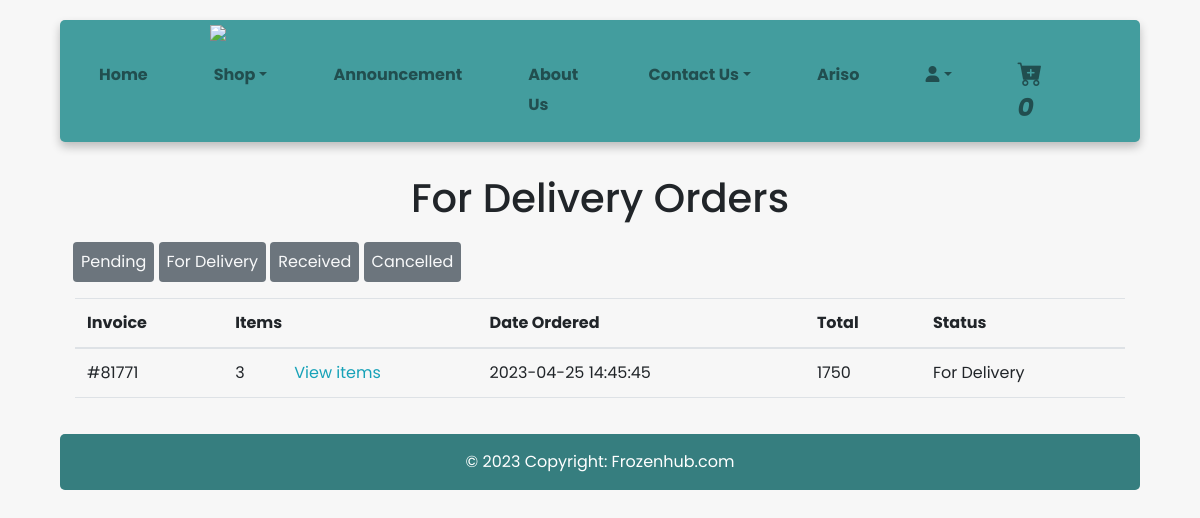
Before: /user_area/view_for_delivery.php (signed in) with the older database file.
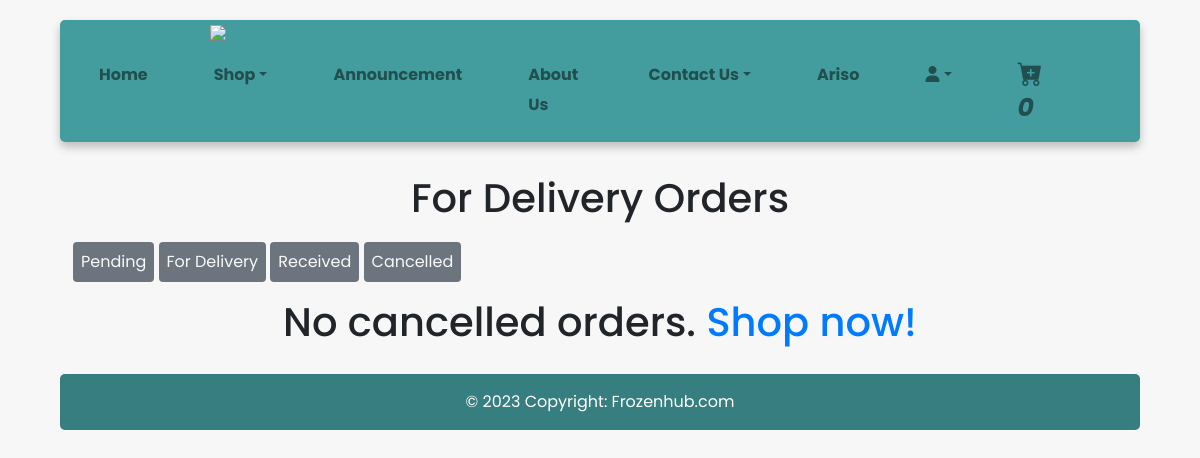
After: the same page with the newer database file.
### tables this page shows
CREATE TABLE `order_details` (
  `order_id` int(4) NOT NULL,
  `user_id` int(11) NOT NULL,
  `items` int(11) NOT NULL,
  `invoice` varchar(255) NOT NULL DEFAULT '2023',
  `date` datetime NOT NULL DEFAULT current_timestamp() ON UPDATE current_timestamp(),
  `status` varchar(25) NOT NULL,
  `amount` varchar(25) NOT NULL
);

### user_area/view_for_delivery.php (the view, shortened to what the changed rows need)
<?php
$conn = mysqli_connect('localhost','root','','frozenhub');
if(isset($_SESSION['email']))
{
?>
<!DOCTYPE html>
<html lang="en">
<head>
  <link rel="stylesheet" href="../style.css">
  <link href="https://cdn.jsdelivr.net/npm/bootstrap@5.2.3/dist/css/bootstrap.min.css" rel="stylesheet">
  <link rel="stylesheet" href="https://cdn.jsdelivr.net/npm/bootstrap-icons@1.10.2/font/bootstrap-icons.css">
  <link rel="stylesheet" href="https://kit.fontawesome.com/faf8bee4ee.css">
  <link rel="stylesheet" href="https://stackpath.bootstrapcdn.com/bootstrap/4.1.3/css/bootstrap.min.css">
</head>
<body style="font-family: 'Poppins', sans-serif; background-color: rgb(247, 247, 247);">
<?php
echo'
<h1 class="text-center" id="reqsHeading" style="margin-bottom: 12px;padding-bottom: 8px;padding-top: 12px;">For Delivery Orders</h1>
<div class= "container-fluid" style="width:90%; margin-left:10px;">
<a href="./view_orders.php" class="btn btn-secondary ml-5 p-2 py-2 border-0 text-decoration-none text-light mb-3">Pending</a>
<a href="./view_for_delivery.php" class="btn btn-secondary p-2 py-2 border-0 text-decoration-none text-light mb-3">For Delivery</a>
<a href="./view_received_orders.php" class="btn btn-secondary p-2 py-2 border-0 text-decoration-none text-light mb-3">Received</a>
<a href="./view_cancelled_orders.php" class="btn btn-secondary p-2 py-2 border-0 text-decoration-none text-light mb-3">Cancelled</a>
</div>
<div class= "container-fluid" style="width: 90%; display: flex; justify-content: center;">';
    $user_id = $_SESSION['user_id'];
    $category_query="SELECT * FROM order_details WHERE`user_id` = $user_id AND `status` ='For Delivery' ORDER BY `date` DESC";
    $result_category= mysqli_query($conn,$category_query);
    $count = mysqli_num_rows($result_category);
    if ($count == 0){
      echo'<h1 class="text-center">No cancelled orders. <a href="../index.php?all_products">Shop now!</a></h1>';
      echo'</div>';
    }
    elseif ($count  != 0){
?>
     <table class="table">
    <thead>
        <tr>
            <th> Invoice</th>
            <th colspan ="2"> Items </th>
            <th> Date Ordered</th>
            <th> Total </th>
            <th> Status</th>
        </tr>
    </thead>
    <tbody>
<?php
                    while($row = mysqli_fetch_assoc($result_category)) {
                      $order_id = $row['order_id'];
                      $invoice = $row['invoice'];
                      $date = $row['date'];
                      $items = $row['items'];
                      $status = $row['status'];
                      $total = $row['amount'];
            echo'
            <tr>
            <td>#'.$invoice.'</td>
            <td>'.$items .'</td>
            <td><a href="fetch_orders.php?order_id='.$order_id.'" class="text-decoration-none text-info">View items</a></td>
            <td>'. $date.'</td>
            <td>'.$total.'</td>
            <td>'.$status.'</td>
            ';
            }}?>
      </tr>
    </tbody>
        </table>
        </div>
  <?php
}
else{
  echo '<script>window.location.href = "./login.php";</script>';
}
?>
</body>
</html>

Changed rows visible on the page:
removed order_details: invoice "81771", items "3", date "2023-04-25 14:45:45", amount "1750", status "For Delivery"
Other visible differences:
text no longer shown: "Invoice Items Date Ordered Total Status"
text now shown: "No cancelled orders. Shop now!"
